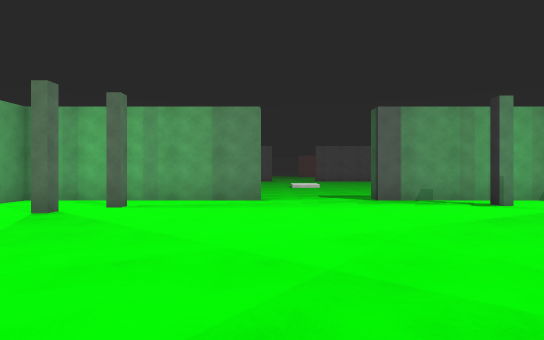
View 1 (above)

24 first-person views from a walk through a 3-D level made in the Unity game engine. The camera is 1.3 m above the floor, looks level and sees 80° across. The floor is counted in squares, 2 m on a side. Each view is taken from the middle of a square. On the plan, view 1 faces up. The plan holds only what a view shows up to about 10 squares ahead; the rest is blank. The place goes on beyond the plan. Surface patterns are stand-ins for the level's own textures.

View 2
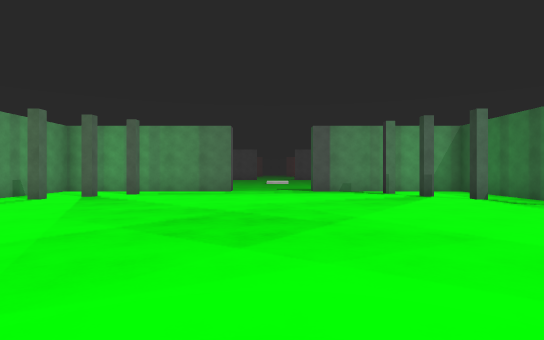

View 3
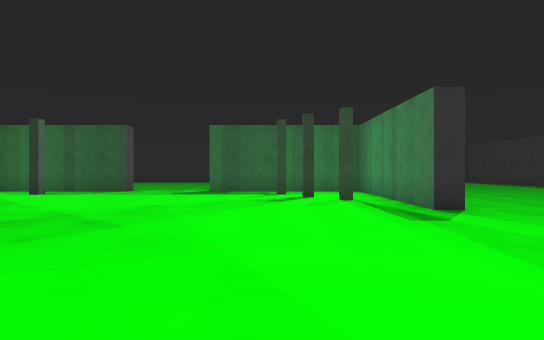

View 4
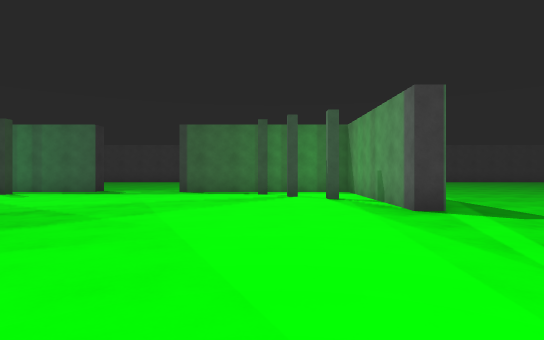

View 5
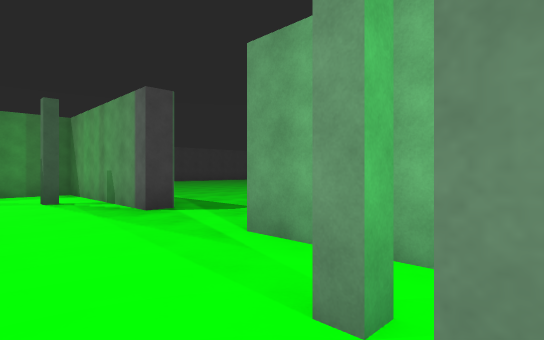

View 6
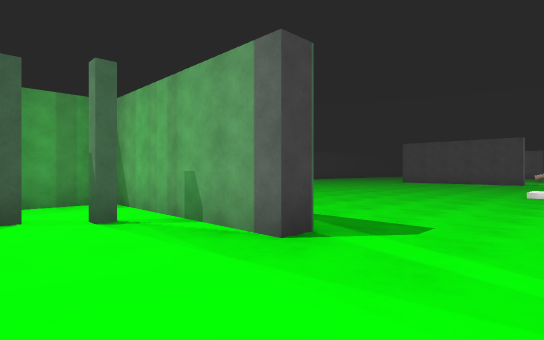

View 7
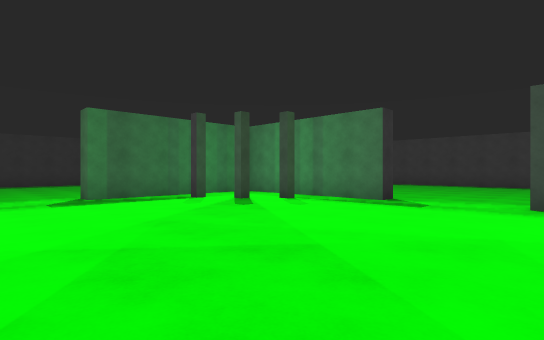

View 8
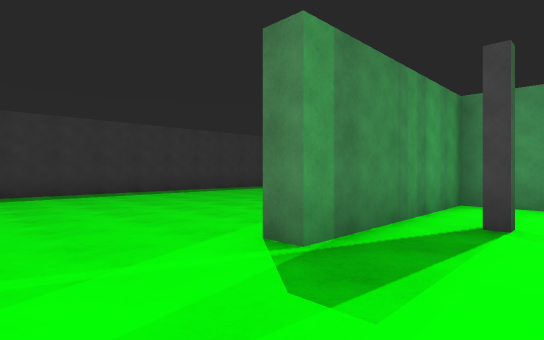

View 9
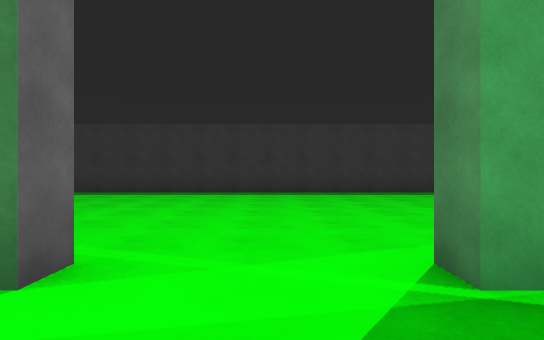

View 10
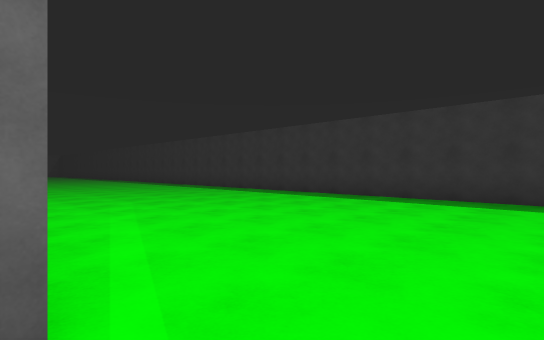

View 11
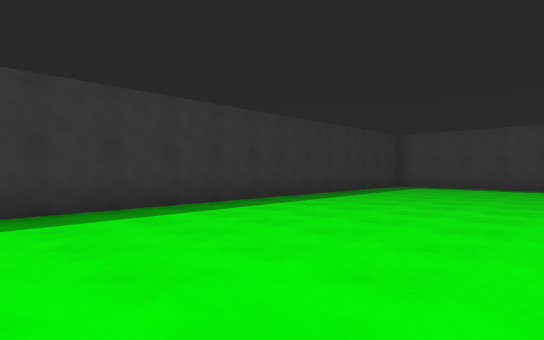

View 12
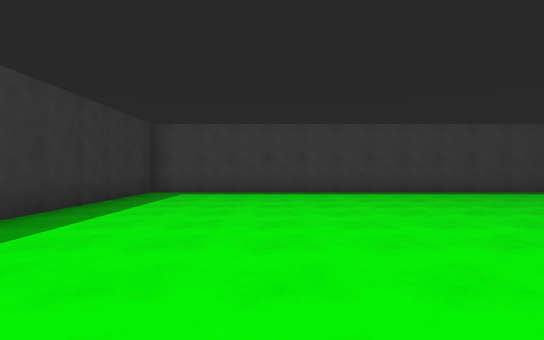

View 13
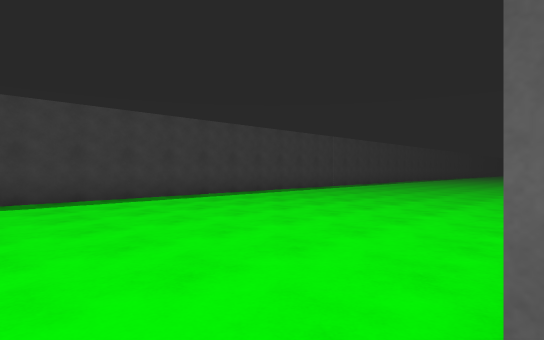

View 14
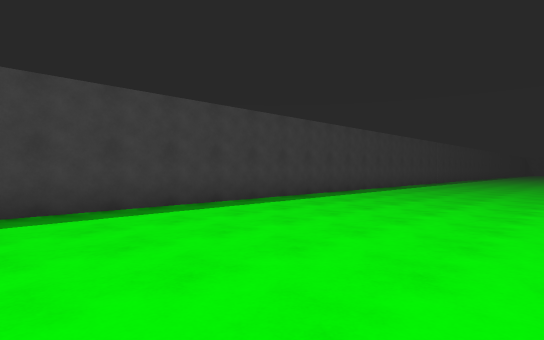

View 15
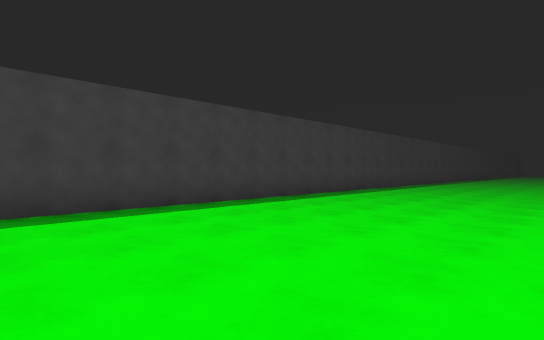

View 16
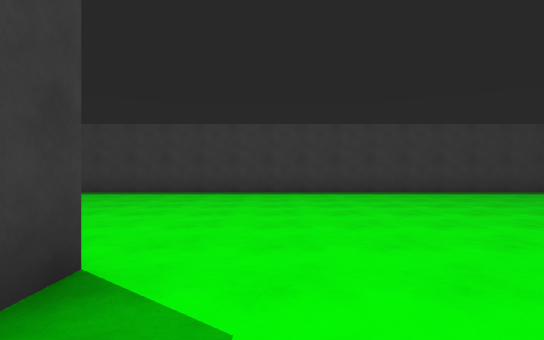

View 17
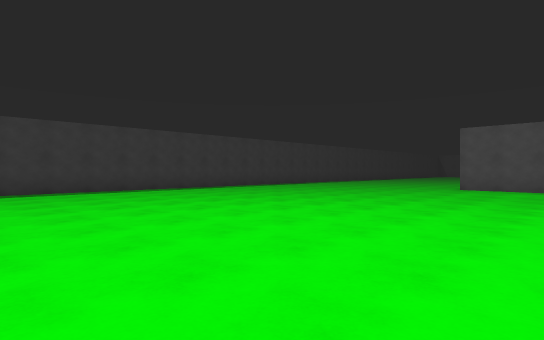

View 18
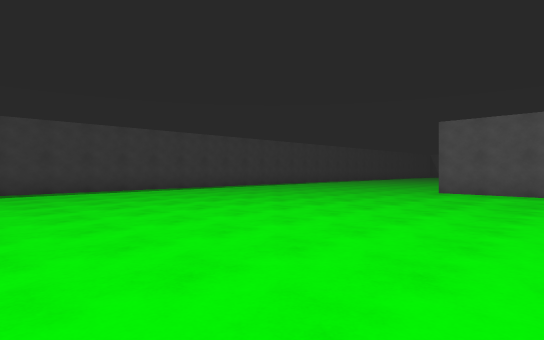

View 19
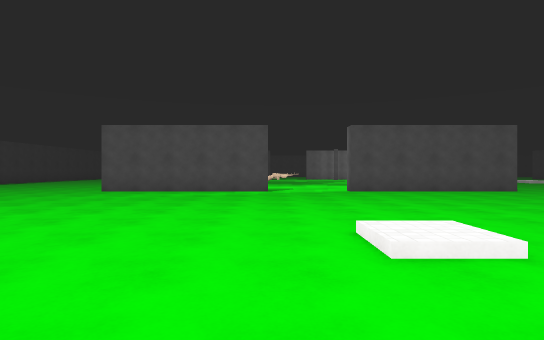

View 20
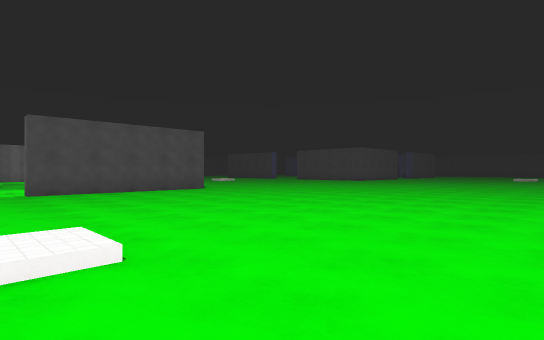

View 21
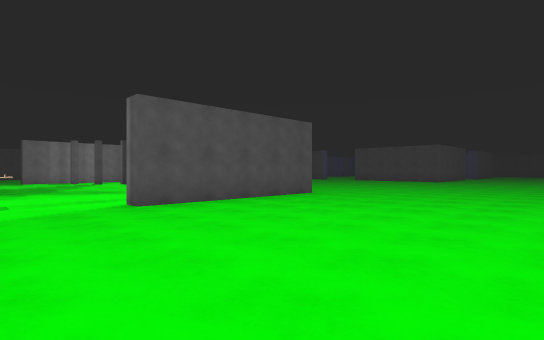

View 22
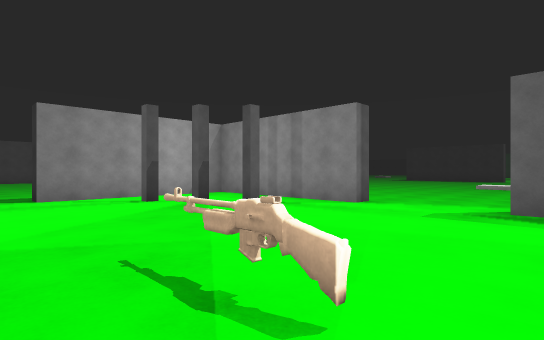

View 23
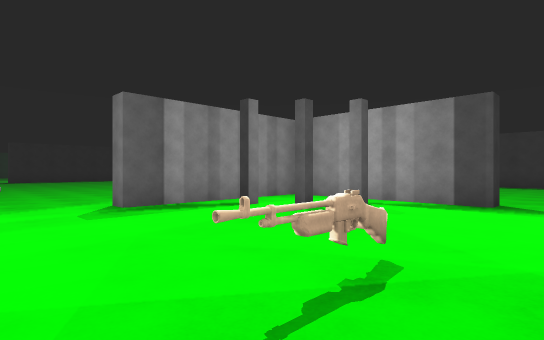

View 24
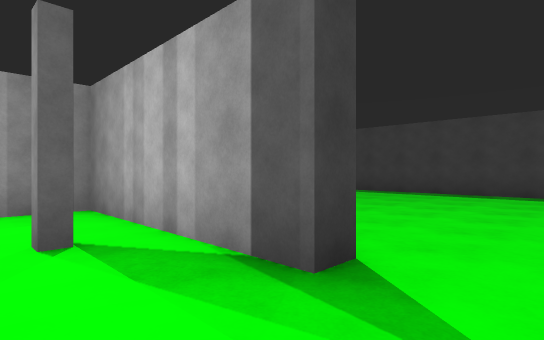

### Floor plan
Points are (right, up) in squares from view 1. A wall is a line through its corners. A room is listed if a view was taken in it or the views show most of it. See-through windows are left out.
Room 1 (views 1, 2, 3, 4, 5, 6, 7, 8, 9, 10)
walls: (-0.1, 6.9) (-5.3, 6.9) (-5.3, 2.4); (2.2, -5.1) (2.2, -4.6) (6.7, -4.6) (6.7, -0.1) (7.2, -0.1); (-5.3, -0.1) (-5.3, -4.6) (-0.2, -4.6); (7.3, 2.4) (6.7, 2.4) (6.7, 6.9) (2.2, 6.9)
ways out: opening at (-6, 1) to room 2; opening at (1, -6) to room 2; opening at (1, 6.7) to room 2; opening at (8, 1) to room 2
Room 2 (views 11, 12, 13, 14, 15, 16, 17, 18, 19, 20, 21, 22, 23, 24)
walls: (-5.9, -0.1) (-5.3, -0.1); (-5.8, -5.1) (-5.8, -4.4); (2.2, 6.9) (2.2, 7.4); (-15, -12.5) (14.5, -12.5) (14.5, 7.6); (-19.7, 7.5) (-19.7, 2.4) (-20.3, 2.4) (-20.3, 6.9) (-24.8, 6.9) (-24.8, 7.4); (-24.8, -5.1) (-24.8, -4.6) (-20.3, -4.6) (-20.3, -0.1) (-19.7, -0.1) (-19.7, -5.1); (-25.2, -12.5) (-21.4, -12.5)
ways out: opening at (-6, 1) to room 1; opening at (1, -6) to room 1; opening at (1, 6.7) to room 1; opening at (8, 1) to room 1
objects: other object (-25, 0) to (-25, 1)

Positions as (right, up) in squares from view 1, and headings:
1: (0, 0), facing up
2: (1, -3), facing up
3: (-3, -2), facing right
4: (-3, 5), facing down
5: (-3, 5), facing down-left
6: (-3, 2), facing down-left
7: (-1, 2), facing down-right
8: (5, 2), facing down-right
9: (5, 1), facing right
10: (7, 1), facing up-right
11: (9, 0), facing down-right
12: (11, -3), facing down
13: (8, -5), facing down-left
14: (4, -7), facing down-left
15: (-1, -7), facing down-left
16: (-7, -3), facing down
17: (-8, -2), facing down-left
18: (-10, -2), facing down-left
19: (-10, 0), facing left
20: (-10, 1), facing up-left
21: (-14, 0), facing up-left
22: (-26, -1), facing up-right
23: (-26, 2), facing down-right
24: (-26, -3), facing down-right
